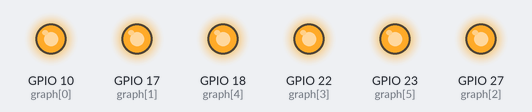
A program run on a simulated Raspberry Pi (BCM pin numbers). Shown: output pins drawn as LEDs (lit = HIGH).

Above: at 0.5 s.
At 1.5 s:
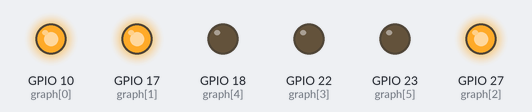
At 2.5 s:
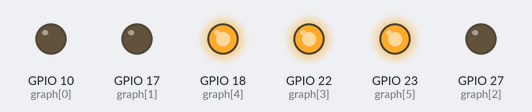
At 3.5 s:
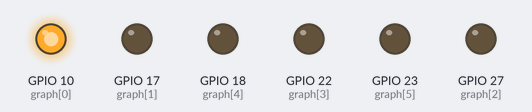
Timing chart, 0 to 6.5 s (numbered marks = the images above):
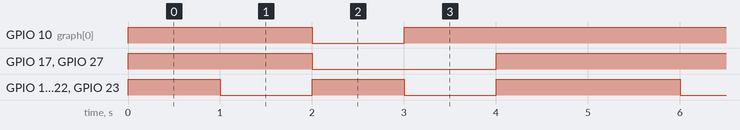

Measured:
- by itself, GPIO 10 (graph[0]): repeats every 5.0 s: LOW 1.0 s, HIGH 4.0 s
- by itself, GPIO 17 (graph[1]), GPIO 27 (graph[2]): repeats every 5.0 s: LOW 2.0 s, HIGH 3.0 s
- by itself, GPIO 18 (graph[4]), GPIO 22 (graph[3]), GPIO 23 (graph[5]): repeats every 5.0 s: LOW 1.0 s, HIGH 1.0 s, LOW 1.0 s, HIGH 2.0 s

The program:

ledbargraph.py
```python
from gpiozero import LEDBarGraph
from time import sleep

graph = LEDBarGraph(10, 17, 27, 22, 18, 23)


while True:
    graph.value = 1  # (1, 1, 1, 1, 1, 1)
    sleep(1)
    graph.value = 1/2  # (1, 1, 1, 0, 0, 0)
    sleep(1)
    graph.value = -1/2  # (0, 0, 0, 1, 1, 1)
    sleep(1)
    graph.value = 1/4  # (1, 0, 0, 0, 0, 0)
    sleep(1)
    graph.value = -1  # (1, 1, 1, 1, 1, 1)
    sleep(1)
```
